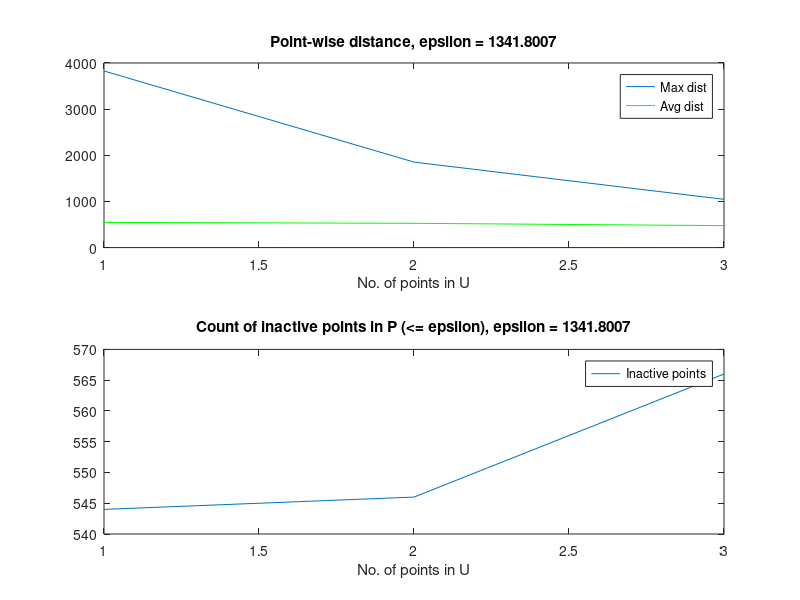
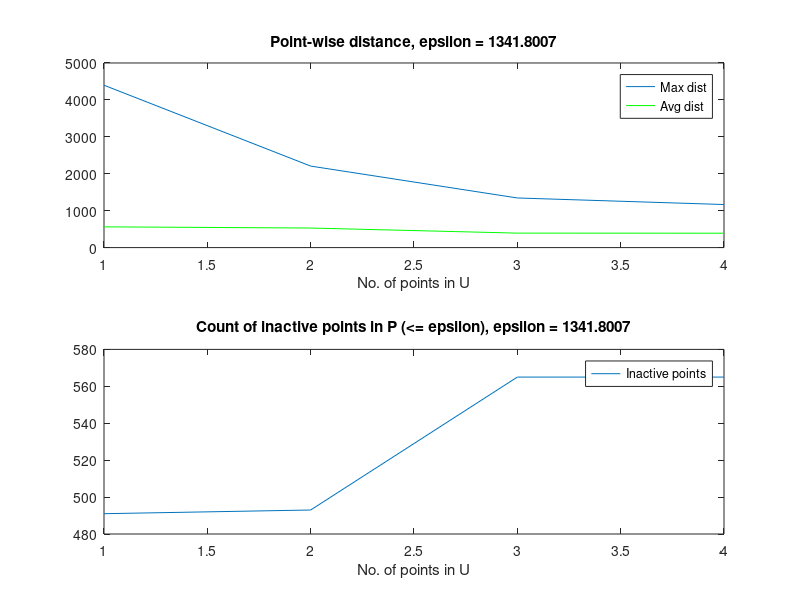
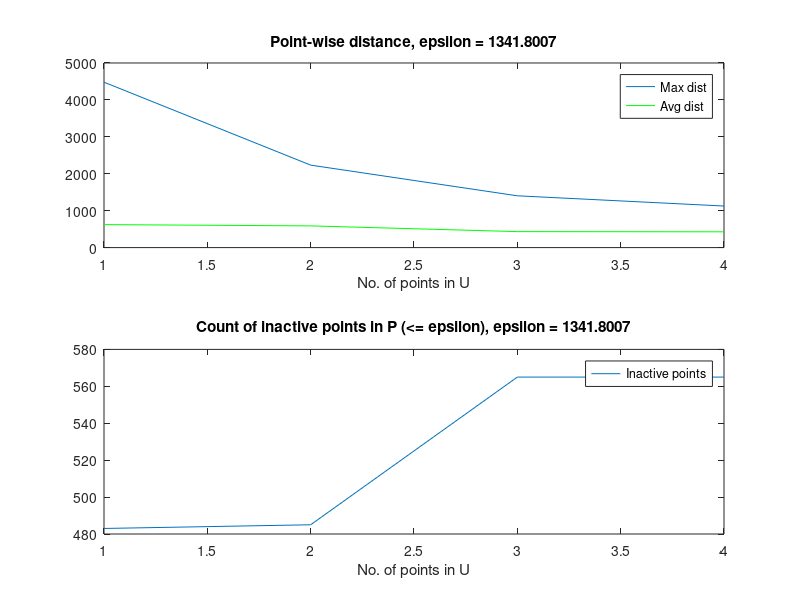
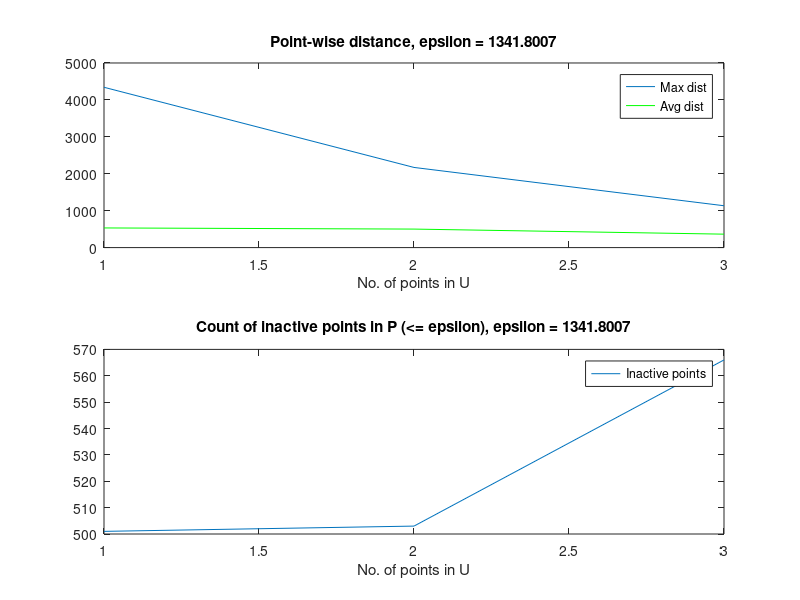

These figures' MATLAB source, in order:
% P = U*X
% P = d*n matrix, U = d*k matrix, X = k*n matrix
% This program plots the max distance from the subset of points (U) chosen
% using three different algorithms as a function of the size of the subset.

tic;

for iter = 1:10
    clearvars -except iter;
    % Setting Constants
    %epsilon = 1;

    % Importing data and converting to the matrix form
    P = csvread('wdbc-mod.csv'); % ----- CHANGE HERE (specify file)-
    P = P'; 
    %P = P(:, 1:50);
    [d, n] = size(P);
    
    % Choosing epsilon
    closest = pdist2(P', P', 'euclidean', 'Smallest', 2);
    %epsilon = min(closest(2, :)); % Dist between closest two points
    epsilon = mean(closest(2, :));
    
    
    Q = P; % We will manipuate P and keep a copy of it in Q for later use

    %%%%%%%%%%%%%%%%%% ALGORITHM-1 Point-wise max distance %%%%%%%%%%%%%%%%%%%%
    % Computing columns of U 
    r = randi([1, n], 1, 1);
    U = zeros(d, n);
    U(:, 1) = P(:, r);
    %P = P(:, [(1:r-1), (r+1:end)]);
    P(:, r) = [];

    dist_array = zeros(1, n);
    [D, ~] = pdist2((U(:, 1))', P', 'euclidean', 'Smallest', 1);
    [max_dist, max_index] = max(D);
    dist_array(1) = max_dist;

    avg_dist_array = zeros(1, n);
    avg_dist_array(1) = mean(D);

    count_inactive = zeros(1, n);
    count_inactive(1) = sum(D <= epsilon);

    flag = 0;
    for i = 2:n
        if max_dist <= epsilon
            flag = 1;
            break
        else
            U(:, i) = P(:, max_index);
            P(:, max_index) = [];
            if i == n
                dist_array(i) = 0;
                avg_dist_array(i) = 0;
                count_inactive(i) = n;
            else
                [D, ~] = pdist2((U(:, 1:i))', P', 'euclidean', 'Smallest', 1);
                [max_dist, max_index] = max(D);
                dist_array(i) = max_dist;
                avg_dist_array(i) = mean(D);
                count_inactive(i) = sum(D <= epsilon);
            end
        end
        fprintf('End of iteration:%d\n', i);
    end

    if flag == 1
        U = U(:, 1:(i-1));
        dist_array  = dist_array(1:(i-1));
        avg_dist_array  = avg_dist_array(1:(i-1));
        count_inactive = count_inactive(1:(i-1));
    else
        U = U(:, 1:i);
        dist_array = dist_array(1:i);
        avg_dist_array  = avg_dist_array(1:i);
        count_inactive = count_inactive(1:i);
    end

    %%% Plotting the distance as a function of the size of subset chosen
    Point_wise = figure('visible', 'off');

    subplot(2, 1, 1);
    plot(dist_array);
    title(['Point-wise distance, epsilon = ' num2str(epsilon)]);
    xlabel('No. of points in U');
    hold on;
    plot(avg_dist_array, 'green');
    legend('Max dist', 'Avg dist');
    hold off;

    subplot(2, 1, 2);
    plot(count_inactive);
    title(['Count of inactive points in P (<= epsilon), epsilon = ' num2str(epsilon)]);
    xlabel('No. of points in U');
    legend('Inactive points');
    display(iter);
    % ------ CHANGE HERE(specify directory)-----------
    saveas(Point_wise, ['Output-wdbc\Max_avg_inactive\Point-wise\point_wise' num2str(iter) '_epsilon=' num2str(epsilon) '.jpg']); 

    % Evaluate X using matrix multiplication
    P = Q; % Since P was changed in computing U, we need to reaasign
    c = 0.1;
    U = U + c*eye(size(U));
    X = U\P;

    % Cost (Frobenius norm) ||P - U*X||^2 
    C = norm((P - U*X), 'fro');

    % Sparsity
    nonzero_count = sum(sum(abs(X) > 1e-5));
    sparsity_coeff = nonzero_count/numel(X);

    % % Output
    % fprintf('No. of points(n): %d\t', n);
    % fprintf('No. of dimensions(d): %d\n', d);
    % fprintf('No. of clusters(k): %d\n', size(U, 2));
    % fprintf('Cost ||P - UX||: %3.3f\n', C);
    % fprintf('Sparsity: %3.3f\n', sparsity_coeff);

    % Output - saved in csv file
    output = [n, d, r, size(U, 2), C, sparsity_coeff, epsilon];
    % ------ CHANGE HERE(specify directory)-----------
    dlmwrite('Output-wdbc\Max_avg_inactive\Point-wise\results_point.csv', output, '-append');
end


toc;
